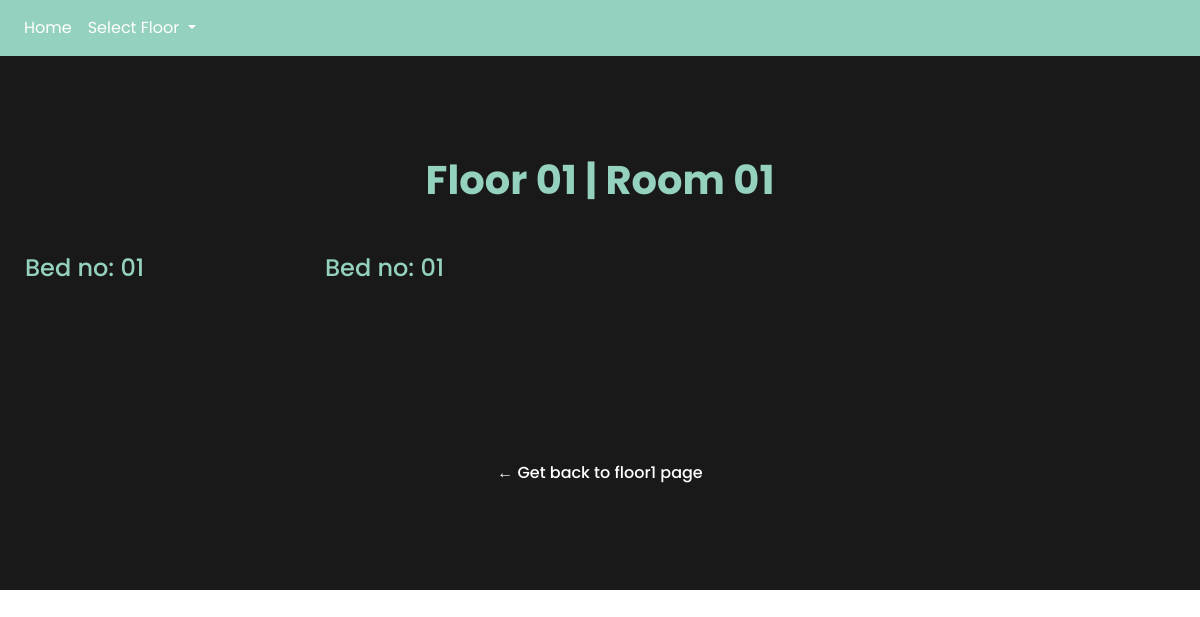
The app's page /floor/1/room/1/, older data.
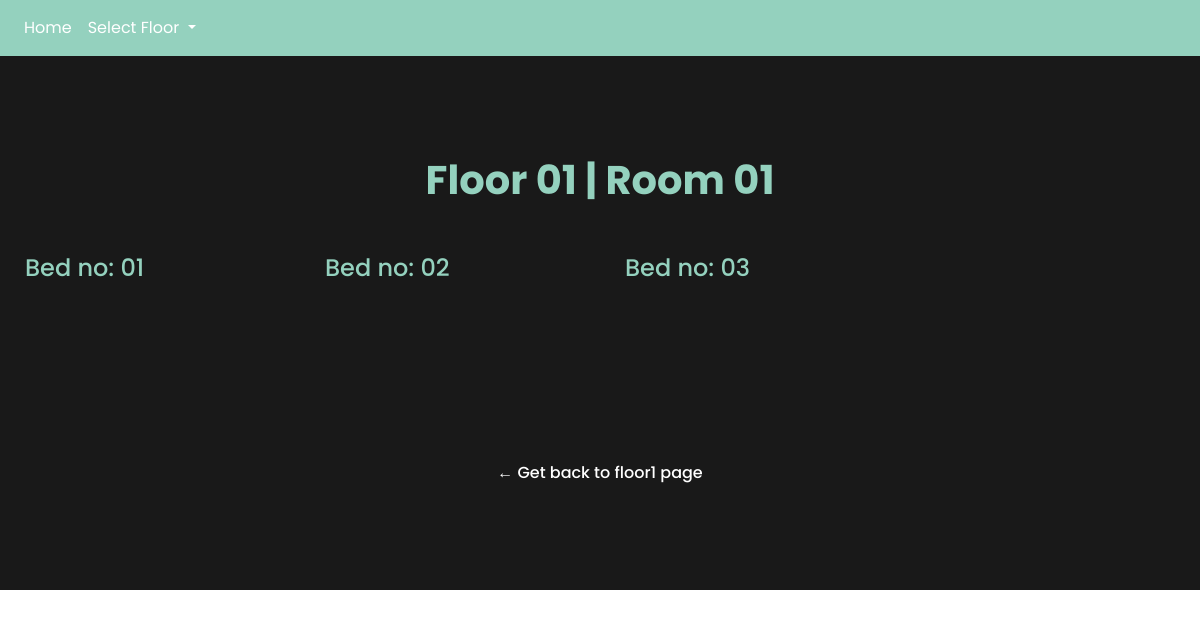
The same page, newer data.
### main/models.py (models this page shows)
class patient(models.Model):
	floor = models.IntegerField(default=0)
	room = models.IntegerField(default=0)
	bed_no = models.IntegerField(default=0)
	percentage = models.IntegerField(default=0)

### main/views.py (the view)
# urls.py: path('floor/<int:floor_no>/room/<int:room_no>/',views.room,name='room'),
def room(request ,floor_no=1, room_no=1):
	return render(request=request,template_name="room.html",
				  context={"patients":patient.objects.all,
				  "floors":floors(),
				  "floor_no":floor_no,
				  "room_no":room_no})

### main/views.py (called while the page is built)
def floors():                         #for nav bar floors
	all_floors = []
	for p in patient.objects.all():
		all_floors.append(p.floor)
	return unique(all_floors)

### templates/room.html (shortened to what this page needs)
{% load staticfiles %}
{% include "header.html" %}
<body>
    {% include "navbar.html" %}
    <div class="section dark-grey-background"  >
        <h1 class="adv-sal-green text-center" style="margin-bottom:50px;">Floor 0{{floor_no}} | Room 0{{room_no}}</h1>
        <div class="container-1200px row landing-section">
            {% for i in patients %}
                {% if i.floor == floor_no and i.room == room_no %}
                    <div class="col-lg-3 col-12 text-center text-lg-left patient-column ">
                        <h4 class="adv-sal-green">Bed no: 0{{i.bed_no}}</h4>
                    </div>
                {% endif %}
            {% endfor %}
        </div>
        <a href="/floor/{{floor_no}}"><h6 class="white text-center">← Get back to floor{{floor_no}} page</h6></a>
    </div>
</body>

Row changes from the older to the newer data that the page shows:
changed patient (number 2 of 3 on the later page): bed_no "1" → "2"
added patient: bed_no "3"
